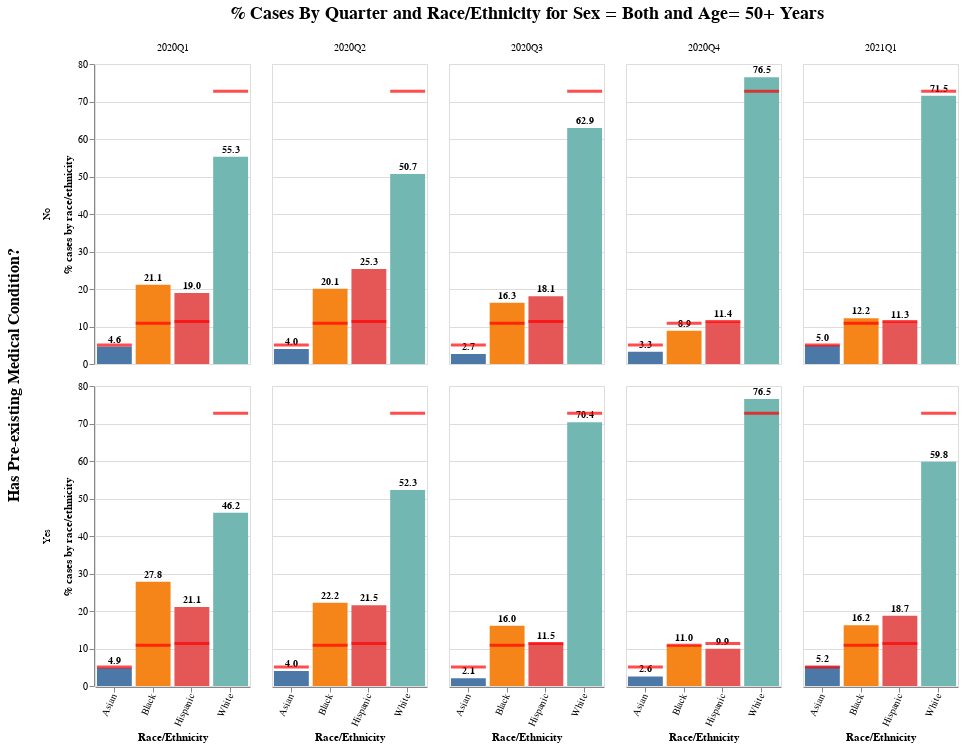

The notebook cell this image was saved under:
### Code cell
base = alt.Chart(df)
title = '% Cases By Quarter and Race/Ethnicity for Sex = {} and Age= {}'.format(sex, age)

base = base.encode(
    x=alt.X('Race_ethnicity', title='Race/Ethnicity', axis=alt.Axis(labelAngle=-65)),
    y=alt.Y('%cases:Q',title='% cases by race/ethnicity', 
#            scale=alt.Scale(domain=(0, 70))
           )
)

bars = base.mark_bar().encode(
    color=alt.Color('Race_ethnicity', legend=None),
)

text =  base.mark_text(
    dy=-7, size=10, fontStyle='bold'
).encode(
    text=alt.Text('%cases:Q', format=',.1f')
)

tick = base.mark_tick(color='red', thickness=3).encode(x='Race_ethnicity', y='Total_Pop:Q')

plot4 = (bars + text + tick
).properties(
    width=155
).facet(
    column=alt.Column('Quarter', header=alt.Header(titleFontSize=18), title=title),
    row=alt.Row('Medcond', header=alt.Header(titleFontSize=16), title='Has Pre-existing Medical Condition?')
)

plot4

### Figure 1 — Vega-Lite specification as saved in the notebook (floating-point values rounded to 4 significant figures)
{"config": {"view": {"continuousWidth": 400, "continuousHeight": 300}}, "data": {"name": "data-25af213c529c5e9592721f75b2409fa7"}, "facet": {"column": {"type": "nominal", "field": "Quarter", "header": {"titleFontSize": 18}, "title": "% Cases By Quarter and Race/Ethnicity for Sex = Both and Age= 50+ Years"}, "row": {"type": "nominal", "field": "Medcond", "header": {"titleFontSize": 16}, "title": "Has Pre-existing Medical Condition?"}}, "spec": {"layer": [{"mark": "bar", "encoding": {"color": {"type": "nominal", "field": "Race_ethnicity", "legend": null}, "x": {"type": "nominal", "axis": {"labelAngle": -65}, "field": "Race_ethnicity", "title": "Race/Ethnicity"}, "y": {"type": "quantitative", "field": "%cases", "title": "% cases by race/ethnicity"}}}, {"mark": {"type": "text", "dy": -7, "fontStyle": "bold", "size": 10}, "encoding": {"text": {"type": "quantitative", "field": "%cases", "format": ",.1f"}, "x": {"type": "nominal", "axis": {"labelAngle": -65}, "field": "Race_ethnicity", "title": "Race/Ethnicity"}, "y": {"type": "quantitative", "field": "%cases", "title": "% cases by race/ethnicity"}}}, {"mark": {"type": "tick", "color": "red", "thickness": 3}, "encoding": {"x": {"type": "nominal", "field": "Race_ethnicity"}, "y": {"type": "quantitative", "field": "Total_Pop"}}}], "width": 155}, "$schema": "https://vega.github.io/schema/vega-lite/v4.8.1.json", "datasets": {"data-25af213c529c5e9592721f75b2409fa7": [{"Quarter": "2020Q1", "Medcond": "No", "Race_ethnicity": "Asian", "Total_cases": 3017, "Total_deaths": 406, "%cases": 4.642, "%deaths": 5.803, "Total_Pop": 5.057}, {"Quarter": "2020Q1", "Medcond": "No", "Race_ethnicity": "Black", "Total_cases": 13722, "Total_deaths": 1629, "%cases": 21.11, "%deaths": 23.28, "Total_Pop": 10.85}, {"Quarter": "2020Q1", "Medcond": "No", "Race_ethnicity": "Hispanic", "Total_cases": 12316, "Total_deaths": 1055, "%cases": 18.95, "%deaths": 15.08, "Total_Pop": 11.33}, {"Quarter": "2020Q1", "Medcond": "No", "Race_ethnicity": "White", "Total_cases": 35937, "Total_deaths": 3906, "%cases": 55.29, "%deaths": 55.83, "Total_Pop": 72.77}, {"Quarter": "2020Q1", "Medcond": "Yes", "Race_ethnicity": "Asian", "Total_cases": 2042, "Total_deaths": 754, "%cases": 4.898, "%deaths": 5.902, "Total_Pop": 5.057}, {"Quarter": "2020Q1", "Medcond": "Yes", "Race_ethnicity": "Black", "Total_cases": 11604, "Total_deaths": 3677, "%cases": 27.83, "%deaths": 28.78, "Total_Pop": 10.85}, {"Quarter": "2020Q1", "Medcond": "Yes", "Race_ethnicity": "Hispanic", "Total_cases": 8781, "Total_deaths": 2613, "%cases": 21.06, "%deaths": 20.45, "Total_Pop": 11.33}, {"Quarter": "2020Q1", "Medcond": "Yes", "Race_ethnicity": "White", "Total_cases": 19266, "Total_deaths": 5731, "%cases": 46.21, "%deaths": 44.86, "Total_Pop": 72.77}, {"Quarter": "2020Q2", "Medcond": "No", "Race_ethnicity": "Asian", "Total_cases": 13970, "Total_deaths": 1964, "%cases": 3.977, "%deaths": 4.829, "Total_Pop": 5.057}, {"Quarter": "2020Q2", "Medcond": "No", "Race_ethnicity": "Black", "Total_cases": 70459, "Total_deaths": 7353, "%cases": 20.06, "%deaths": 18.08, "Total_Pop": 10.85}, {"Quarter": "2020Q2", "Medcond": "No", "Race_ethnicity": "Hispanic", "Total_cases": 88878, "Total_deaths": 5883, "%cases": 25.3, "%deaths": 14.46, "Total_Pop": 11.33}, {"Quarter": "2020Q2", "Medcond": "No", "Race_ethnicity": "White", "Total_cases": 177940, "Total_deaths": 25473, "%cases": 50.66, "%deaths": 62.63, "Total_Pop": 72.77}, {"Quarter": "2020Q2", "Medcond": "Yes", "Race_ethnicity": "Asian", "Total_cases": 5297, "Total_deaths": 1425, "%cases": 3.978, "%deaths": 4.371, "Total_Pop": 5.057}, {"Quarter": "2020Q2", "Medcond": "Yes", "Race_ethnicity": "Black", "Total_cases": 29564, "Total_deaths": 6805, "%cases": 22.2, "%deaths": 20.87, "Total_Pop": 10.85}, {"Quarter": "2020Q2", "Medcond": "Yes", "Race_ethnicity": "Hispanic", "Total_cases": 28684, "Total_deaths": 4917, "%cases": 21.54, "%deaths": 15.08, "Total_Pop": 11.33}, {"Quarter": "2020Q2", "Medcond": "Yes", "Race_ethnicity": "White", "Total_cases": 69620, "Total_deaths": 19456, "%cases": 52.28, "%deaths": 59.68, "Total_Pop": 72.77}, {"Quarter": "2020Q3", "Medcond": "No", "Race_ethnicity": "Asian", "Total_cases": 13922, "Total_deaths": 1125, "%cases": 2.68, "%deaths": 3.453, "Total_Pop": 5.057}, {"Quarter": "2020Q3", "Medcond": "No", "Race_ethnicity": "Black", "Total_cases": 84766, "Total_deaths": 5502, "%cases": 16.32, "%deaths": 16.89, "Total_Pop": 10.85}, {"Quarter": "2020Q3", "Medcond": "No", "Race_ethnicity": "Hispanic", "Total_cases": 93873, "Total_deaths": 4745, "%cases": 18.07, "%deaths": 14.56, "Total_Pop": 11.33}, {"Quarter": "2020Q3", "Medcond": "No", "Race_ethnicity": "White", "Total_cases": 326987, "Total_deaths": 21213, "%cases": 62.94, "%deaths": 65.1, "Total_Pop": 72.77}, {"Quarter": "2020Q3", "Medcond": "Yes", "Race_ethnicity": "Asian", "Total_cases": 2050, "Total_deaths": 205, "%cases": 2.062, "%deaths": 2.631, "Total_Pop": 5.057}, {"Quarter": "2020Q3", "Medcond": "Yes", "Race_ethnicity": "Black", "Total_cases": 15940, "Total_deaths": 1302, "%cases": 16.04, "%deaths": 16.71, "Total_Pop": 10.85}, {"Quarter": "2020Q3", "Medcond": "Yes", "Race_ethnicity": "Hispanic", "Total_cases": 11468, "Total_deaths": 630, "%cases": 11.54, "%deaths": 8.085, "Total_Pop": 11.33}, {"Quarter": "2020Q3", "Medcond": "Yes", "Race_ethnicity": "White", "Total_cases": 69944, "Total_deaths": 5655, "%cases": 70.36, "%deaths": 72.57, "Total_Pop": 72.77}, {"Quarter": "2020Q4", "Medcond": "No", "Race_ethnicity": "Asian", "Total_cases": 55635, "Total_deaths": 3543, "%cases": 3.289, "%deaths": 4.28, "Total_Pop": 5.057}, {"Quarter": "2020Q4", "Medcond": "No", "Race_ethnicity": "Black", "Total_cases": 150434, "Total_deaths": 7584, "%cases": 8.892, "%deaths": 9.161, "Total_Pop": 10.85}, {"Quarter": "2020Q4", "Medcond": "No", "Race_ethnicity": "Hispanic", "Total_cases": 192163, "Total_deaths": 6713, "%cases": 11.36, "%deaths": 8.109, "Total_Pop": 11.33}, {"Quarter": "2020Q4", "Medcond": "No", "Race_ethnicity": "White", "Total_cases": 1293556, "Total_deaths": 64943, "%cases": 76.46, "%deaths": 78.45, "Total_Pop": 72.77}, {"Quarter": "2020Q4", "Medcond": "Yes", "Race_ethnicity": "Asian", "Total_cases": 5222, "Total_deaths": 463, "%cases": 2.56, "%deaths": 2.996, "Total_Pop": 5.057}, {"Quarter": "2020Q4", "Medcond": "Yes", "Race_ethnicity": "Black", "Total_cases": 22350, "Total_deaths": 1866, "%cases": 10.96, "%deaths": 12.08, "Total_Pop": 10.85}, {"Quarter": "2020Q4", "Medcond": "Yes", "Race_ethnicity": "Hispanic", "Total_cases": 20288, "Total_deaths": 1180, "%cases": 9.945, "%deaths": 7.636, "Total_Pop": 11.33}, {"Quarter": "2020Q4", "Medcond": "Yes", "Race_ethnicity": "White", "Total_cases": 156139, "Total_deaths": 11944, "%cases": 76.54, "%deaths": 77.29, "Total_Pop": 72.77}, {"Quarter": "2021Q1", "Medcond": "No", "Race_ethnicity": "Asian", "Total_cases": 36396, "Total_deaths": 1467, "%cases": 4.991, "%deaths": 6.606, "Total_Pop": 5.057}, {"Quarter": "2021Q1", "Medcond": "No", "Race_ethnicity": "Black", "Total_cases": 88782, "Total_deaths": 2605, "%cases": 12.18, "%deaths": 11.73, "Total_Pop": 10.85}, {"Quarter": "2021Q1", "Medcond": "No", "Race_ethnicity": "Hispanic", "Total_cases": 82537, "Total_deaths": 1787, "%cases": 11.32, "%deaths": 8.047, "Total_Pop": 11.33}, {"Quarter": "2021Q1", "Medcond": "No", "Race_ethnicity": "White", "Total_cases": 521490, "Total_deaths": 16349, "%cases": 71.51, "%deaths": 73.62, "Total_Pop": 72.77}, {"Quarter": "2021Q1", "Medcond": "Yes", "Race_ethnicity": "Asian", "Total_cases": 4186, "Total_deaths": 277, "%cases": 5.239, "%deaths": 6.281, "Total_Pop": 5.057}, {"Quarter": "2021Q1", "Medcond": "Yes", "Race_ethnicity": "Black", "Total_cases": 12937, "Total_deaths": 874, "%cases": 16.19, "%deaths": 19.82, "Total_Pop": 10.85}, {"Quarter": "2021Q1", "Medcond": "Yes", "Race_ethnicity": "Hispanic", "Total_cases": 14979, "Total_deaths": 646, "%cases": 18.75, "%deaths": 14.65, "Total_Pop": 11.33}, {"Quarter": "2021Q1", "Medcond": "Yes", "Race_ethnicity": "White", "Total_cases": 47802, "Total_deaths": 2613, "%cases": 59.82, "%deaths": 59.25, "Total_Pop": 72.77}]}}
